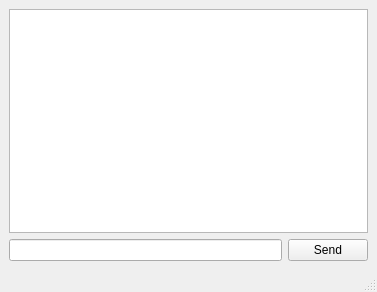
<?xml version="1.0" encoding="UTF-8"?>
<ui version="4.0">
 <class>UDP_Client</class>
 <widget class="QMainWindow" name="UDP_Client">
  <property name="geometry">
   <rect>
    <x>0</x>
    <y>0</y>
    <width>377</width>
    <height>292</height>
   </rect>
  </property>
  <property name="windowTitle">
   <string>UDP_Client</string>
  </property>
  <widget class="QWidget" name="centralwidget">
   <layout class="QGridLayout" name="gridLayout">
    <item row="0" column="0" colspan="2">
     <widget class="QTextEdit" name="textEdit"/>
    </item>
    <item row="1" column="0">
     <widget class="QLineEdit" name="lineEdit"/>
    </item>
    <item row="1" column="1">
     <widget class="QPushButton" name="pushButton">
      <property name="text">
       <string>Send</string>
      </property>
     </widget>
    </item>
   </layout>
  </widget>
  <widget class="QMenuBar" name="menubar">
   <property name="geometry">
    <rect>
     <x>0</x>
     <y>0</y>
     <width>377</width>
     <height>21</height>
    </rect>
   </property>
  </widget>
  <widget class="QStatusBar" name="statusbar"/>
 </widget>
 <resources/>
 <connections/>
</ui>
